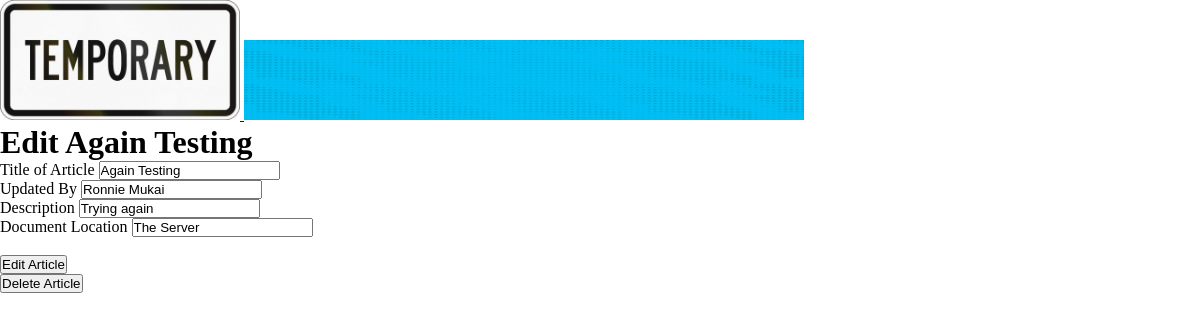
The page /admin_page/all_self_help_articles/9/edit_articles on the database its author committed.
### catalog_application/models.py (models this page shows)
class SelfHelpArticle(models.Model):
    title = models.CharField(max_length=100)
    last_updated_by = models.CharField(max_length=50)
    description = models.CharField(max_length=1000)
    document_location = models.CharField(max_length=100)
    article_image = models.ImageField(storage=fs)
    created_at = models.DateTimeField(auto_now_add=True)
    updated_at = models.DateTimeField(auto_now=True)
    objects = SelfHelpArticleManager()

### catalog_application/views.py (the view)
# urls.py: path('admin_page/all_self_help_articles/<self_help_article_id>/edit_articles', views.edit_articles),
def edit_articles(request, self_help_article_id):
    db_articles = SelfHelpArticle.objects.get(id=self_help_article_id)
    context = {
        'self_help_articles': db_articles
    }
    return render(request, 'edit_self_help_articles.html', context)

### catalog_application/templates/edit_self_help_articles.html (shortened to what this page needs)
{% load static %}
<!DOCTYPE html>
<html lang="en">
    <head>
        <link
            rel="stylesheet"
            href="{% static 'css\edit_self_help_articles.css' %}"
        />
    </head>
    <body>
            <div class="header">
                <a href="TBD">
                    <img
                        class="logo"
                        src="{% static 'images\temp_image.jpeg' %}"
                    />
                </a>
                <img
                    class="banner"
                    src="{% static 'images\temp_banner.jpg' %}"
                />
            </div>
            <h1>Edit {{ self_help_articles.title }}</h1>
            <form action="/admin_page/all_self_help_articles/{{ self_help_articles.id }}/update_articles" method="post">
                <div>
                    <label for="title">Title of Article</label>
                    <input type="text" name="title" id="title" value="{{ self_help_articles.title }}" />
                </div>
                <div>
                    <label for="last_updated_by">Updated By</label>
                    <input type="text" name="last_updated_by" id="last_updated_by" value="{{ self_help_articles.last_updated_by }}" />
                </div>
                <div>
                    <label for="description">Description</label>
                    <input type="text" name="description" id="description" value="{{ self_help_articles.description }}" />
                </div>
                <div>
                    <label for="document_location">Document Location</label>
                    <input
                        type="text"
                        name="document_location"
                        id="document_location"
                        value="{{ self_help_articles.document_location }}"
                    />
                </div>
                <div>
                </div>
                <button class="submitButton">Edit Article</button>
            </form>
            <button class="delete_btn">Delete Article</button>
    </body>
</html>

### static/css/edit_self_help_articles.css (style rules this page uses)
* { margin: 0; padding: 0; }
.header .logo { width: 15rem; height: auto; }
.header .banner { width: 35rem; height: 5rem; }

### rows shown on the page
SelfHelpArticle: title "Again Testing", last_updated_by "Ronnie Mukai", description "Trying again", document_location "The Server"
